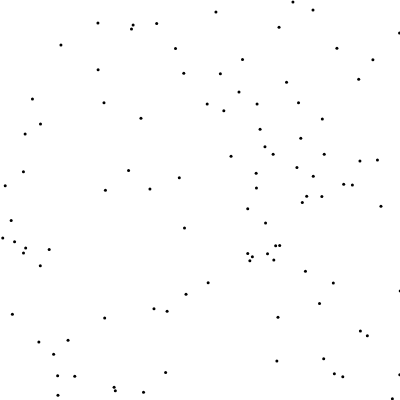
Frame 1 (no input)
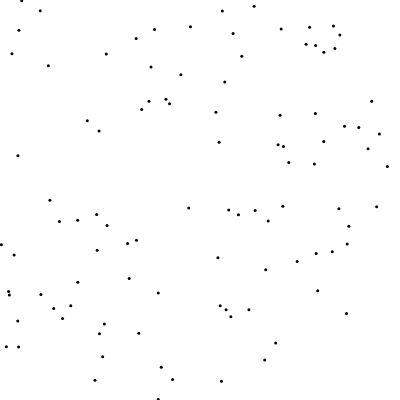
Frame 60 (no input)
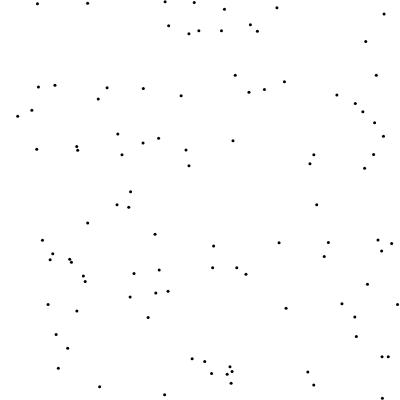
Frame 120 (the mouse pressed at the canvas centre since frame 60)

The p5.js sketch that drew these frames (run headless with seeded random() and noise() and a simulated clock; from frame 60 on, the mouse is pressed at the canvas centre):

// p5.js sketch
// ── sketch.js
let canvasWidth = 400;
let canvasHeight = 400;
let size = 10;
let inc = 0.1;
let scale = 20;
let cols, rows;

var zoff = 0;

let particles = [];

function setup() {
  createCanvas(canvasWidth, canvasHeight);
  cols = floor(width / scale);
  rows = floor(height / scale);

  for (let i = 0; i < 100; i++) {
    particles[i] = new Particle();
  }

  describe('A flow field "scattered" by Perlin Noise.');
}

function draw() {
  background("white");
  // randomSeed(10);

  var xoff = 0;
  for (let x = 0; x < cols; x++) {
    var yoff = 0;
    for (let y = 0; y < rows; y++) {
      // line(x, y, x + size, y + size);
      var index = (x + y + width) * 4;
      var angle = noise(xoff, yoff, zoff) * TWO_PI;
      var v = p5.Vector.fromAngle(angle);
      yoff += inc;
      stroke(0);
      strokeWeight(1);
      push();
      translate(x * scale, y * scale);
      rotate(v.heading());
      // line(0, 0, scale, 0);
      pop();
    }
    xoff += inc;
    // zoff += 0.001;
  }

  for (let i = 0; i < particles.length; i++) {
    particles[i].update();
    particles[i].show();
    particles[i].edges();
  }
}

// ── particle.js
function Particle() {
  this.pos = createVector(random(width), random(height));
  //   this.velocity = createVector(0, 0);
  this.velocity = p5.Vector.random2D();
  this.acceleration = createVector(0, 0);

  this.update = function () {
    this.velocity.add(this.acc);
    this.pos.add(this.velocity);
    this.acceleration.mult(0);
  };

  this.applyForce = function (force) {
    this.acceleration.add(force);
  };

  this.show = function () {
    stroke(0);
    strokeWeight(3);
    point(this.pos.x, this.pos.y);
  };

  this.edges = function () {
    if (this.pos.x > width) this.pos.x = 0;
    if (this.pos.x < 0) this.pos.x = width;
    if (this.pos.y > height) this.pos.y = 0;
    if (this.pos.y < 0) this.pos.y = height;
  };
}
